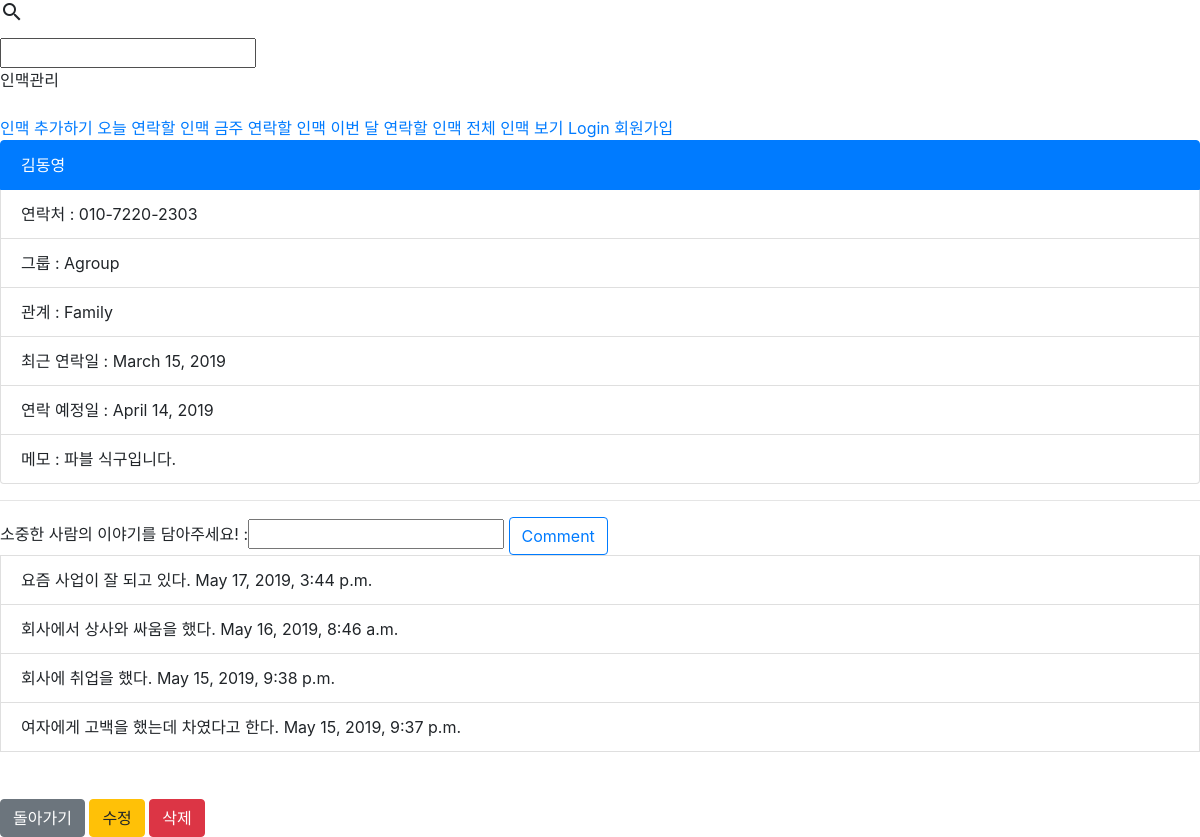
The app's page /detail/11, older data.
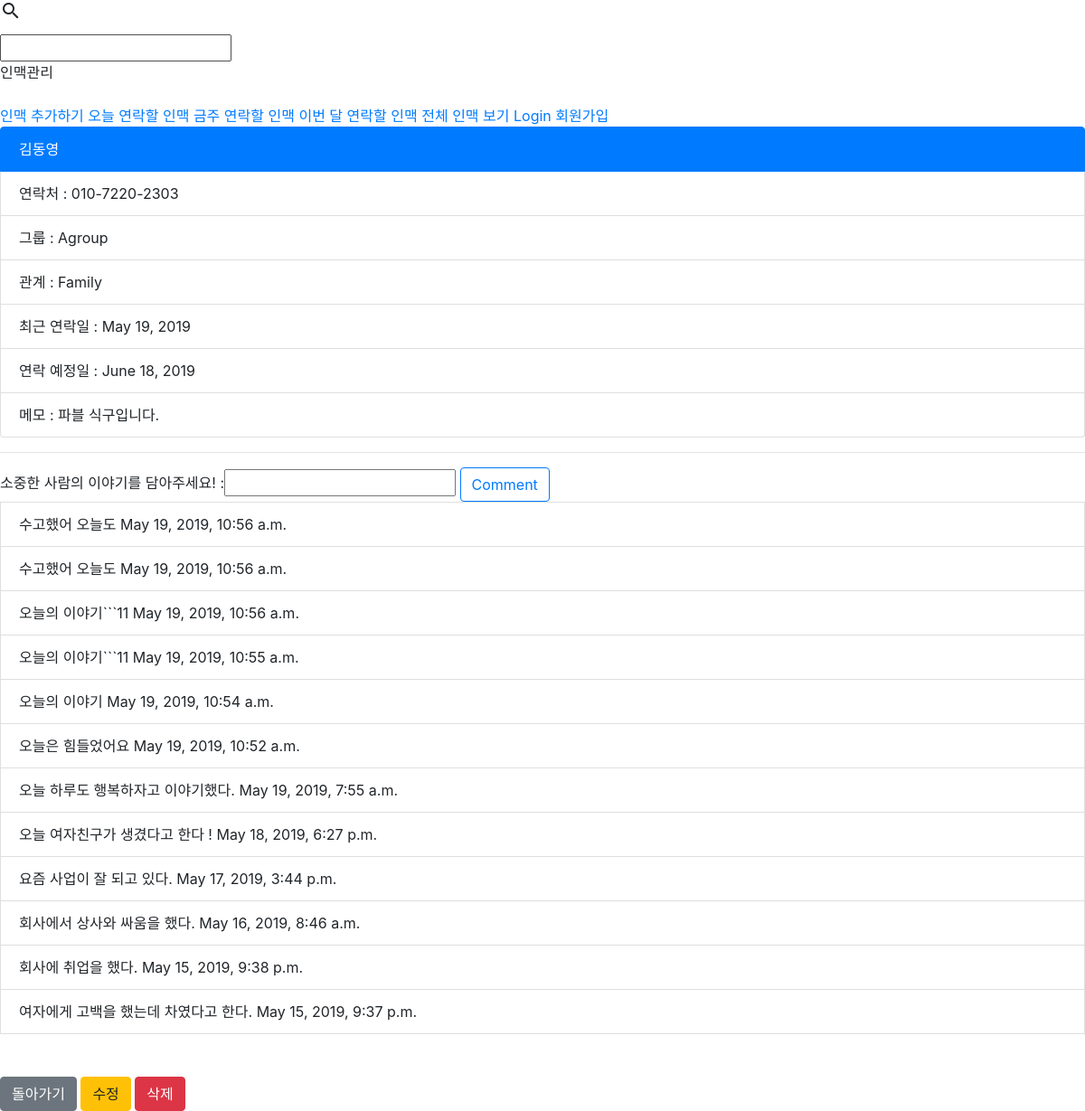
The same page, newer data.
### friends/models.py (models this page shows, shortened)
class Friends(models.Model):
    friend_name = models.CharField(max_length=50)
    user = models.ForeignKey(User, on_delete=models.CASCADE, related_name='user')
    friend_mobile = models.CharField(max_length=13) #12자리만 받으려면 어떻게 해야하지?
    Agroup = "Agroup"
    Bgroup = "Bgroup"
    Cgroup = "Cgroup"
    Dgroup = "Dgroup"
    GRADE = (
        (Agroup, "A-Group"),
        (Bgroup, "B-Group"),
        (Cgroup, "C-Group"),
        (Dgroup, "D-Group"),
    )
    friend_group = models.CharField(max_length=10, choices=GRADE, default=Bgroup)
    Friend = "Friend"
    Business = "Business"
    Family = "Family"
    Another = "Another"
    RELATIONSHIP = (
        (Friend, "Friend"),
        (Business, "Business"),
        (Family, "Family"),
        (Another, "Another")
    )
    friend_relation = models.CharField(max_length=10, choices=RELATIONSHIP, default=Business)
    latest_connect = models.DateField(default=date.today)
    friend_memo = models.CharField(max_length=500)
    scheduled_connect = models.DateField(blank=True)

class Comment(models.Model):
    friend = models.ForeignKey(Friends, on_delete=models.CASCADE, related_name='friend')
    comment_created = models.DateTimeField(auto_now_add=True)
    comment_contents = models.CharField(max_length=300)
    class Meta:
        ordering = ['-comment_created']

### friends/views.py (the view)
# urls.py: path('detail/<int:pk>', FriendDetail.as_view(), name='detail'),
class FriendDetail(DetailView):
    model = Friends
    template_name = 'friends/friends_detail.html'
    def dispatch(self, request, *args, **kwargs):
        friend_id = kwargs['pk']
        friend = get_object_or_404(Friends, pk=friend_id)
        if request.method == "POST":
            comment_contents = request.POST.get('comment_contents')
            Comment.objects.create(friend=friend, comment_contents=comment_contents)
        comment = friend.friend.all()
        comment_form = CommentForm()
        return render(request, "friends/friends_detail.html", {'Comment': comment, 'object': friend, 'form': comment_form})

### friends/forms.py
class CommentForm(forms.ModelForm):
    class Meta:
        model = Comment
        fields = ['comment_contents',]
    def __init__(self, *args, **kwargs):
        super().__init__(*args, **kwargs)
        self.fields['comment_contents'].label = " 소중한 사람의 이야기를 담아주세요!   "
        self.fields['comment_contents'].widget = forms.TextInput()

### friends/templates/friends/friends_detail.html (shortened to what this page needs)
{% extends 'base.html' %}
{% block content1 %}
    <ul class="list-group">
        <li class="list-group-item active">{{ object.friend_name }}</li>
        <li class="list-group-item">연락처 : {{ object.friend_mobile }}</li>
        <li class="list-group-item">그룹 : {{ object.friend_group }}</li>
        <li class="list-group-item">관계 : {{ object.friend_relation }}</li>
        <li class="list-group-item">최근 연락일 : {{ object.latest_connect }}</li>
        <li class="list-group-item">연락 예정일 : {{ object.scheduled_connect }}</li>
        <li class="list-group-item">메모 : {{ object.friend_memo }}</li>
    </ul>
    <hr>
    <form action="" method="post">
        {{ form }}
        <input type="submit" value="Comment" class="btn btn-outline-primary">
    </form>
    {% for comment in Comment %}
        {% if comment.friend_id == object.id %}
            <li class="list-group-item"> {{ comment.comment_contents }} {{ comment.comment_created }}</li>
        {% endif %}
    {% endfor %}
    <br>
    <br>
    <a href="{{ '/' }}" class="btn btn-secondary">돌아가기</a>
    <a href="{% url 'friend:update' object.id %}" class="btn btn-warning">수정</a>
    <a href="{% url 'friend:delete' object.id %}" class="btn btn-danger">삭제</a>
{% endblock %}

### layout/base.html (shortened to what this page needs)
<!DOCTYPE html>
<html>
<head>
    <link rel="stylesheet" href="https://code.getmdl.io/1.3.0/material.indigo-pink.min.css">
    <link rel="stylesheet" href="https://stackpath.bootstrapcdn.com/bootstrap/4.3.1/css/bootstrap.min.css"
>
</head>
<body>
{% load static %}
<div class="mdl-layout mdl-js-layout mdl-layout--fixed-drawer
            mdl-layout--fixed-header">
    <header class="mdl-layout__header">
        <div class="mdl-layout__header-row">
            <div class="mdl-textfield mdl-js-textfield mdl-textfield--expandable
                          mdl-textfield--floating-label mdl-textfield--align-right">
                <label class="mdl-button mdl-js-button mdl-button--icon"
                       for="fixed-header-drawer-exp">
                    <i class="material-icons">search</i>
                </label>
                <div class="mdl-textfield__expandable-holder">
                    <input class="mdl-textfield__input" type="text" name="sample"
                           id="fixed-header-drawer-exp">
                </div>
            </div>
        </div>
    </header>
    <div class="mdl-layout__drawer">
        <span class="mdl-layout-title">인맥관리</span>
        <div style="text-align:justify">&nbsp;&nbsp;&nbsp;&nbsp;&nbsp;&nbsp;&nbsp;&nbsp;&nbsp;&nbsp;{{ user.email }}</div>
        <nav class="mdl-navigation">
            <a class="mdl-navigation__link" href="{% url 'friend:create' %}">인맥 추가하기</a>
            <a class="mdl-navigation__link" href="{% url 'friend:index' %}">오늘 연락할 인맥</a>
            <a class="mdl-navigation__link" href="{% url 'friend:weeklist' %}">금주 연락할 인맥</a>
            <a class="mdl-navigation__link" href="{% url 'friend:monthlist' %}">이번 달 연락할 인맥</a>
            <a class="mdl-navigation__link" href="{% url 'friend:listall' %}">전체 인맥 보기</a>
            {% if user.is_authenticated %}
            <a class="mdl-navigation__link" href="{% url 'accounts:logout' %}">Logout</a>
            {% else %}
            <a class="mdl-navigation__link" href="{% url 'accounts:login' %}">Login</a>
            <a class="mdl-navigation__link" href="{% url 'accounts:signup' %}">회원가입</a>
            {% endif %}
        </nav>
    </div>
    <main class="mdl-layout__content">
        <div class="page-content">
            {% block content1 %}
            {% endblock %}
        </div>
    </main>
</div>
</body>
</html>

Row changes from the older to the newer data that the page shows:
changed Friends "김동영": latest_connect "March 15, 2019" → "May 19, 2019"; scheduled_connect "April 14, 2019" → "June 18, 2019"
added Comment: comment_contents "수고했어 오늘도", comment_created "May 19, 2019, 10:56 a.m."
added Comment: comment_contents "수고했어 오늘도", comment_created "May 19, 2019, 10:56 a.m."
added Comment: comment_contents "오늘의 이야기```11", comment_created "May 19, 2019, 10:56 a.m."
added Comment: comment_contents "오늘의 이야기```11", comment_created "May 19, 2019, 10:55 a.m."
added Comment: comment_contents "오늘의 이야기", comment_created "May 19, 2019, 10:54 a.m."
added Comment: comment_contents "오늘은 힘들었어요", comment_created "May 19, 2019, 10:52 a.m."
added Comment: comment_contents "오늘 하루도 행복하자고 이야기했다.", comment_created "May 19, 2019, 7:55 a.m."
added Comment: comment_contents "오늘 여자친구가 생겼다고 한다 !", comment_created "May 18, 2019, 6:27 p.m."
